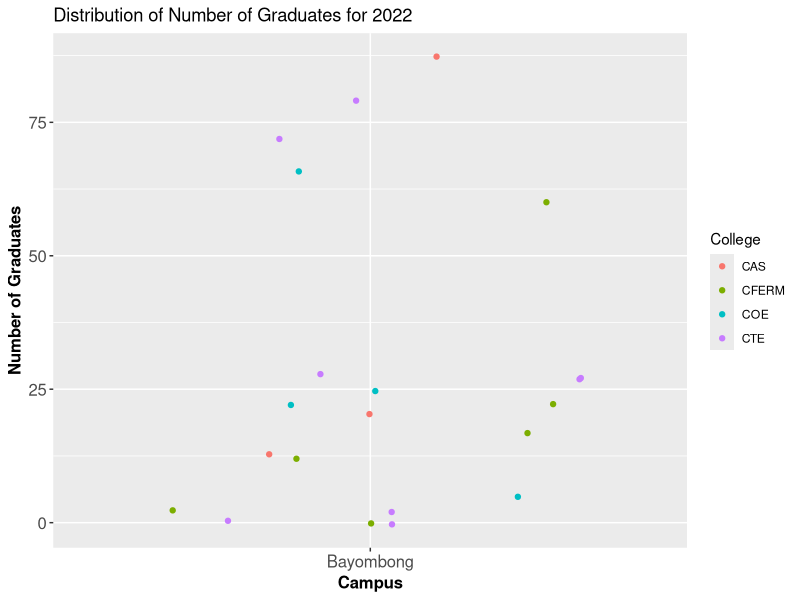
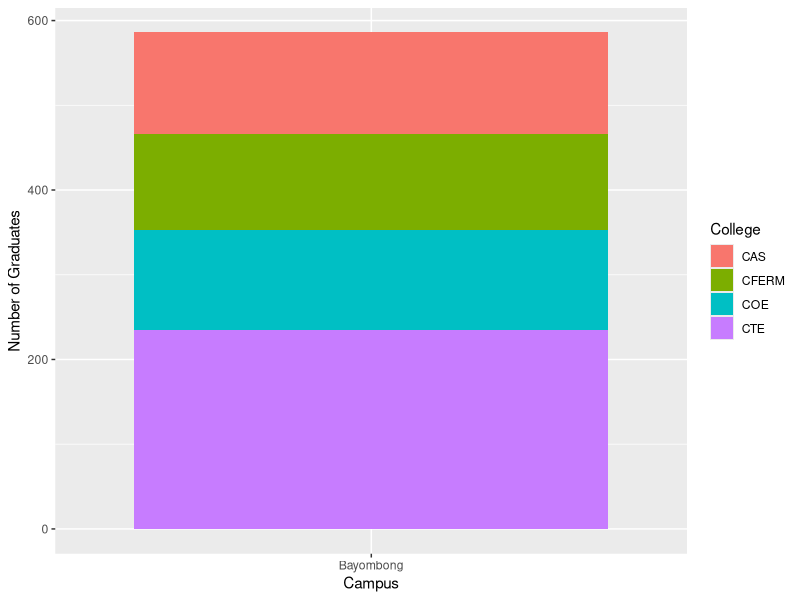
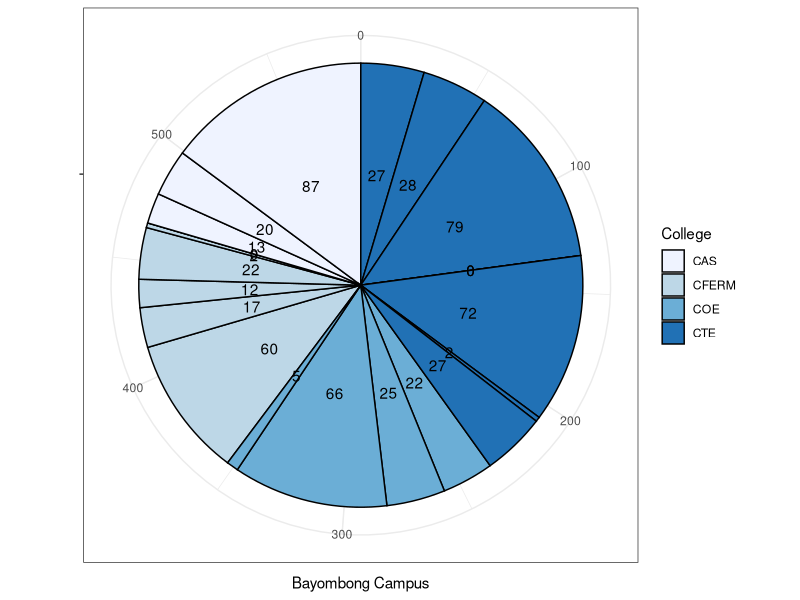
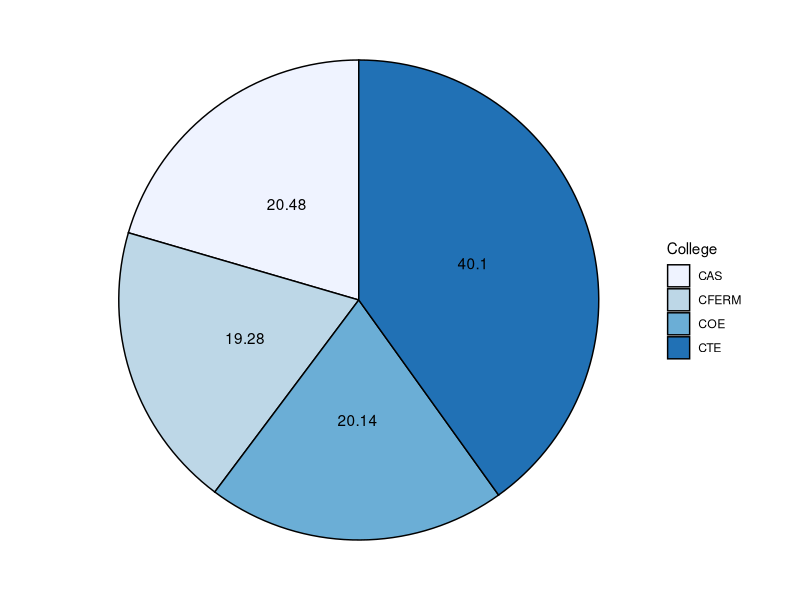

Source code (R) for these figures, in order:
## ---- chunk 1
knitr::opts_chunk$set(fig.align = 'center')
## ---- chunk 2
library(tidyverse)
library(labelled)
## ---- chunk 3
no_grad <- read_csv("csv/stud-grad.csv")
no_grad <- tibble(no_grad)
## ---- chunk 4
var_label(no_grad$ss) <- '2nd Semester'
var_label(no_grad$my) <- 'Mid Year Term'
var_label(no_grad$fs) <- 'First Semester'
## ---- chunk 5
ggplot(data = no_grad) + 
  geom_point(mapping = aes(x = Campus, y = ss, color = College), position = "jitter") +
  ylab("Number of Graduates") +
  labs(title = "Distribution of Number of Graduates for 2022") +
  theme(axis.text=element_text(size=12),
        axis.title=element_text(size=12,face="bold"))
## ---- chunk 6
ggplot(no_grad, aes(x = Campus, y = ss, fill = College)) +
  geom_col() +
  ylab("Number of Graduates")
## ---- chunk 7
no_grad_college <-
  no_grad %>%
  group_by(College) %>%
  summarise(total_grad = sum(ss),
            .groups = 'drop') %>%
  mutate(percent_grad = round((total_grad/sum(no_grad$ss))*100,
                              digits = 2))
## ---- chunk 8
#| output: false

ggplot(no_grad, aes(x = "", y = ss, fill = College)) +
  geom_col(color = "black") +
  geom_text(aes(label = ss),
            position = position_stack(vjust = 0.5)) +
  coord_polar(theta = "y") +
  scale_fill_brewer() +
  theme_bw() +
  ylab("Bayombong Campus") +
  xlab("")
## ---- chunk 9
#| output: false
ggplot(no_grad_college, aes(x = "", y = percent_grad, fill = College)) +
  geom_col(color = "black") +
  geom_text(aes(label = percent_grad),
            position = position_stack(vjust = 0.5)) +
  coord_polar(theta = "y") +
  scale_fill_brewer() +
  theme_void() +
  ylab("Bayombong Campus")
